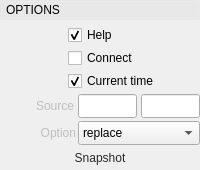
    <widget class="QFrame" name="optionsToggleBox">
     <property name="styleSheet">
      <string notr="true"/>
     </property>
     <property name="frameShape">
      <enum>QFrame::NoFrame</enum>
     </property>
     <property name="frameShadow">
      <enum>QFrame::Plain</enum>
     </property>
     <layout class="QVBoxLayout" name="verticalLayout_10">
      <property name="spacing">
       <number>0</number>
      </property>
      <property name="margin">
       <number>0</number>
      </property>
      <item>
       <widget class="QFrame" name="optionsToggleBoxHeading">
        <property name="styleSheet">
         <string notr="true"/>
        </property>
        <property name="frameShape">
         <enum>QFrame::NoFrame</enum>
        </property>
        <property name="frameShadow">
         <enum>QFrame::Plain</enum>
        </property>
        <layout class="QVBoxLayout" name="verticalLayout_11">
         <property name="spacing">
          <number>0</number>
         </property>
         <property name="margin">
          <number>0</number>
         </property>
         <item>
          <widget class="QPushButton" name="optionsToggleBoxButton">
           <property name="minimumSize">
            <size>
             <width>0</width>
             <height>20</height>
            </size>
           </property>
           <property name="styleSheet">
            <string notr="true">
QPushButton {
	Text-align: left;
	padding-left: 5px;
}

QPushButton:Checked {
	background-color: rgb(255,255,255,25);
}

QPushButton:!Checked {
	background-color: rgb(255,255,255,10);
}</string>
           </property>
           <property name="text">
            <string>OPTIONS</string>
           </property>
           <property name="checkable">
            <bool>true</bool>
           </property>
           <property name="checked">
            <bool>true</bool>
           </property>
           <property name="flat">
            <bool>true</bool>
           </property>
          </widget>
         </item>
        </layout>
       </widget>
      </item>
      <item>
       <widget class="QFrame" name="optionsToggleBoxFrame">
        <property name="sizePolicy">
         <sizepolicy hsizetype="Preferred" vsizetype="Expanding">
          <horstretch>0</horstretch>
          <verstretch>0</verstretch>
         </sizepolicy>
        </property>
        <property name="styleSheet">
         <string notr="true"/>
        </property>
        <property name="frameShape">
         <enum>QFrame::NoFrame</enum>
        </property>
        <property name="frameShadow">
         <enum>QFrame::Plain</enum>
        </property>
        <layout class="QVBoxLayout" name="verticalLayout_12">
         <property name="spacing">
          <number>3</number>
         </property>
         <property name="leftMargin">
          <number>0</number>
         </property>
         <property name="topMargin">
          <number>3</number>
         </property>
         <property name="rightMargin">
          <number>0</number>
         </property>
         <property name="bottomMargin">
          <number>3</number>
         </property>
         <item>
          <layout class="QHBoxLayout" name="horizontalLayout_19">
           <property name="spacing">
            <number>2</number>
           </property>
           <property name="topMargin">
            <number>2</number>
           </property>
           <item>
            <widget class="QLabel" name="scene_dur_start_label_6">
             <property name="enabled">
              <bool>true</bool>
             </property>
             <property name="sizePolicy">
              <sizepolicy hsizetype="Preferred" vsizetype="Preferred">
               <horstretch>2</horstretch>
               <verstretch>0</verstretch>
              </sizepolicy>
             </property>
             <property name="minimumSize">
              <size>
               <width>40</width>
               <height>0</height>
              </size>
             </property>
             <property name="maximumSize">
              <size>
               <width>16777215</width>
               <height>16777215</height>
              </size>
             </property>
             <property name="text">
              <string/>
             </property>
             <property name="alignment">
              <set>Qt::AlignRight|Qt::AlignTrailing|Qt::AlignVCenter</set>
             </property>
            </widget>
           </item>
           <item>
            <widget class="QCheckBox" name="helpCheckBox">
             <property name="sizePolicy">
              <sizepolicy hsizetype="Minimum" vsizetype="Fixed">
               <horstretch>4</horstretch>
               <verstretch>0</verstretch>
              </sizepolicy>
             </property>
             <property name="minimumSize">
              <size>
               <width>100</width>
               <height>0</height>
              </size>
             </property>
             <property name="maximumSize">
              <size>
               <width>16777215</width>
               <height>16777215</height>
              </size>
             </property>
             <property name="text">
              <string>Help</string>
             </property>
             <property name="checked">
              <bool>true</bool>
             </property>
            </widget>
           </item>
          </layout>
         </item>
         <item>
          <layout class="QHBoxLayout" name="horizontalLayout_15">
           <property name="spacing">
            <number>2</number>
           </property>
           <property name="topMargin">
            <number>0</number>
           </property>
           <item>
            <widget class="QLabel" name="scene_dur_start_label_5">
             <property name="enabled">
              <bool>true</bool>
             </property>
             <property name="sizePolicy">
              <sizepolicy hsizetype="Preferred" vsizetype="Preferred">
               <horstretch>2</horstretch>
               <verstretch>0</verstretch>
              </sizepolicy>
             </property>
             <property name="minimumSize">
              <size>
               <width>40</width>
               <height>0</height>
              </size>
             </property>
             <property name="maximumSize">
              <size>
               <width>16777215</width>
               <height>16777215</height>
              </size>
             </property>
             <property name="text">
              <string/>
             </property>
             <property name="alignment">
              <set>Qt::AlignRight|Qt::AlignTrailing|Qt::AlignVCenter</set>
             </property>
            </widget>
           </item>
           <item>
            <widget class="QCheckBox" name="connectCheckBox">
             <property name="sizePolicy">
              <sizepolicy hsizetype="Minimum" vsizetype="Fixed">
               <horstretch>4</horstretch>
               <verstretch>0</verstretch>
              </sizepolicy>
             </property>
             <property name="minimumSize">
              <size>
               <width>100</width>
               <height>0</height>
              </size>
             </property>
             <property name="maximumSize">
              <size>
               <width>16777215</width>
               <height>16777215</height>
              </size>
             </property>
             <property name="text">
              <string>Connect</string>
             </property>
            </widget>
           </item>
          </layout>
         </item>
         <item>
          <layout class="QHBoxLayout" name="horizontalLayout_13">
           <property name="spacing">
            <number>2</number>
           </property>
           <property name="topMargin">
            <number>0</number>
           </property>
           <item>
            <widget class="QLabel" name="scene_dur_start_label_4">
             <property name="enabled">
              <bool>true</bool>
             </property>
             <property name="sizePolicy">
              <sizepolicy hsizetype="Preferred" vsizetype="Preferred">
               <horstretch>2</horstretch>
               <verstretch>0</verstretch>
              </sizepolicy>
             </property>
             <property name="minimumSize">
              <size>
               <width>40</width>
               <height>0</height>
              </size>
             </property>
             <property name="maximumSize">
              <size>
               <width>16777215</width>
               <height>16777215</height>
              </size>
             </property>
             <property name="text">
              <string/>
             </property>
             <property name="alignment">
              <set>Qt::AlignRight|Qt::AlignTrailing|Qt::AlignVCenter</set>
             </property>
            </widget>
           </item>
           <item>
            <widget class="QCheckBox" name="currentTime">
             <property name="sizePolicy">
              <sizepolicy hsizetype="Minimum" vsizetype="Fixed">
               <horstretch>4</horstretch>
               <verstretch>0</verstretch>
              </sizepolicy>
             </property>
             <property name="minimumSize">
              <size>
               <width>100</width>
               <height>0</height>
              </size>
             </property>
             <property name="text">
              <string>Current time</string>
             </property>
             <property name="checked">
              <bool>true</bool>
             </property>
            </widget>
           </item>
          </layout>
         </item>
         <item>
          <layout class="QHBoxLayout" name="horizontalLayout_31">
           <property name="spacing">
            <number>4</number>
           </property>
           <property name="sizeConstraint">
            <enum>QLayout::SetDefaultConstraint</enum>
           </property>
           <property name="topMargin">
            <number>0</number>
           </property>
           <item>
            <widget class="QLabel" name="scene_dur_start_label_3">
             <property name="enabled">
              <bool>false</bool>
             </property>
             <property name="sizePolicy">
              <sizepolicy hsizetype="Preferred" vsizetype="Preferred">
               <horstretch>6</horstretch>
               <verstretch>0</verstretch>
              </sizepolicy>
             </property>
             <property name="minimumSize">
              <size>
               <width>70</width>
               <height>0</height>
              </size>
             </property>
             <property name="maximumSize">
              <size>
               <width>16777215</width>
               <height>30</height>
              </size>
             </property>
             <property name="toolTip">
              <string/>
             </property>
             <property name="text">
              <string>Source</string>
             </property>
             <property name="alignment">
              <set>Qt::AlignRight|Qt::AlignTrailing|Qt::AlignVCenter</set>
             </property>
            </widget>
           </item>
           <item>
            <widget class="QFrame" name="frame_3">
             <property name="sizePolicy">
              <sizepolicy hsizetype="Preferred" vsizetype="Preferred">
               <horstretch>10</horstretch>
               <verstretch>0</verstretch>
              </sizepolicy>
             </property>
             <property name="minimumSize">
              <size>
               <width>10</width>
               <height>0</height>
              </size>
             </property>
             <property name="frameShape">
              <enum>QFrame::NoFrame</enum>
             </property>
             <property name="frameShadow">
              <enum>QFrame::Plain</enum>
             </property>
             <property name="lineWidth">
              <number>0</number>
             </property>
             <layout class="QHBoxLayout" name="horizontalLayout_14">
              <property name="spacing">
               <number>4</number>
              </property>
              <property name="margin">
               <number>0</number>
              </property>
              <item>
               <widget class="QLineEdit" name="sourceStartEdit">
                <property name="sizePolicy">
                 <sizepolicy hsizetype="Preferred" vsizetype="Preferred">
                  <horstretch>0</horstretch>
                  <verstretch>0</verstretch>
                 </sizepolicy>
                </property>
                <property name="minimumSize">
                 <size>
                  <width>0</width>
                  <height>24</height>
                 </size>
                </property>
                <property name="maximumSize">
                 <size>
                  <width>16777215</width>
                  <height>16777215</height>
                 </size>
                </property>
                <property name="statusTip">
                 <string/>
                </property>
               </widget>
              </item>
              <item>
               <widget class="QLineEdit" name="sourceEndEdit">
                <property name="sizePolicy">
                 <sizepolicy hsizetype="Preferred" vsizetype="Preferred">
                  <horstretch>0</horstretch>
                  <verstretch>0</verstretch>
                 </sizepolicy>
                </property>
                <property name="minimumSize">
                 <size>
                  <width>0</width>
                  <height>24</height>
                 </size>
                </property>
                <property name="maximumSize">
                 <size>
                  <width>16777215</width>
                  <height>16777215</height>
                 </size>
                </property>
               </widget>
              </item>
             </layout>
            </widget>
           </item>
          </layout>
         </item>
         <item>
          <layout class="QHBoxLayout" name="horizontalLayout_8">
           <property name="spacing">
            <number>2</number>
           </property>
           <property name="leftMargin">
            <number>2</number>
           </property>
           <item>
            <widget class="QLabel" name="label_12">
             <property name="enabled">
              <bool>false</bool>
             </property>
             <property name="sizePolicy">
              <sizepolicy hsizetype="Preferred" vsizetype="Preferred">
               <horstretch>6</horstretch>
               <verstretch>0</verstretch>
              </sizepolicy>
             </property>
             <property name="minimumSize">
              <size>
               <width>70</width>
               <height>0</height>
              </size>
             </property>
             <property name="maximumSize">
              <size>
               <width>16777215</width>
               <height>16777215</height>
              </size>
             </property>
             <property name="text">
              <string>Option</string>
             </property>
             <property name="alignment">
              <set>Qt::AlignRight|Qt::AlignTrailing|Qt::AlignVCenter</set>
             </property>
            </widget>
           </item>
           <item>
            <widget class="QComboBox" name="option">
             <property name="sizePolicy">
              <sizepolicy hsizetype="Preferred" vsizetype="Preferred">
               <horstretch>10</horstretch>
               <verstretch>0</verstretch>
              </sizepolicy>
             </property>
             <property name="minimumSize">
              <size>
               <width>0</width>
               <height>24</height>
              </size>
             </property>
             <property name="maximumSize">
              <size>
               <width>16777215</width>
               <height>16777215</height>
              </size>
             </property>
             <property name="font">
              <font/>
             </property>
             <item>
              <property name="text">
               <string>replace</string>
              </property>
             </item>
             <item>
              <property name="text">
               <string>replace all</string>
              </property>
             </item>
             <item>
              <property name="text">
               <string>insert</string>
              </property>
             </item>
             <item>
              <property name="text">
               <string>merge</string>
              </property>
             </item>
            </widget>
           </item>
          </layout>
         </item>
         <item>
          <layout class="QHBoxLayout" name="horizontalLayout_2">
           <property name="topMargin">
            <number>0</number>
           </property>
           <item>
            <widget class="QToolButton" name="helpImage">
             <property name="enabled">
              <bool>true</bool>
             </property>
             <property name="sizePolicy">
              <sizepolicy hsizetype="Expanding" vsizetype="Expanding">
               <horstretch>0</horstretch>
               <verstretch>1</verstretch>
              </sizepolicy>
             </property>
             <property name="minimumSize">
              <size>
               <width>0</width>
               <height>0</height>
              </size>
             </property>
             <property name="maximumSize">
              <size>
               <width>150</width>
               <height>150</height>
              </size>
             </property>
             <property name="toolTip">
              <string/>
             </property>
             <property name="layoutDirection">
              <enum>Qt::LeftToRight</enum>
             </property>
             <property name="styleSheet">
              <string notr="true">color: rgb(40, 40, 40);
border: 1px solid rgb(0, 0, 0, 0);
background-color: rgb(254, 255, 230, 0);</string>
             </property>
             <property name="text">
              <string>Snapshot</string>
             </property>
             <property name="icon">
              <iconset>
               <normaloff>../icons/thumbnail.png</normaloff>../icons/thumbnail.png</iconset>
             </property>
             <property name="iconSize">
              <size>
               <width>176</width>
               <height>180</height>
              </size>
             </property>
             <property name="popupMode">
              <enum>QToolButton::InstantPopup</enum>
             </property>
             <property name="toolButtonStyle">
              <enum>Qt::ToolButtonIconOnly</enum>
             </property>
             <property name="autoRaise">
              <bool>false</bool>
             </property>
            </widget>
           </item>
          </layout>
         </item>
        </layout>
       </widget>
      </item>
     </layout>
    </widget>
